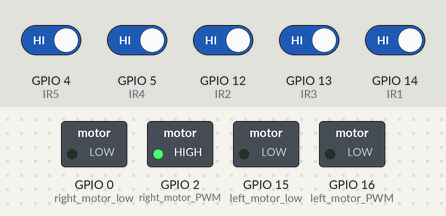
Bench run of a sketch on a simulated ESP8266 (NodeMCU). Shown: switched loads named in the sketch (green lamp = pin HIGH). The inputs (shaded band) are chosen by the test bench; at power-on: GPIO 4 (IR5), GPIO 5 (IR4), GPIO 12 (IR2), GPIO 13 (IR3), GPIO 14 (IR1) HIGH.

Above: at 1.2 s.
1.3 s: GPIO 4 (IR5) driven LOW
At 2.5 s:
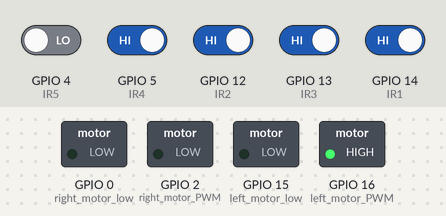
2.8 s: GPIO 5 (IR4) driven LOW
At 3.8 s:
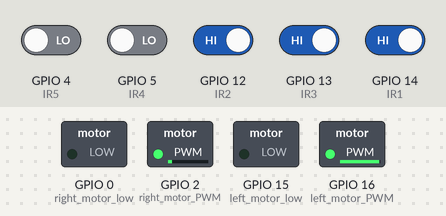
4.3 s: GPIO 13 (IR3) driven LOW
At 5.0 s:
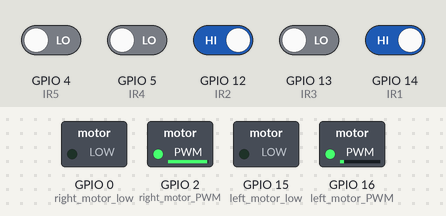
5.8 s: GPIO 14 (IR1) driven LOW
At 6.1 s:
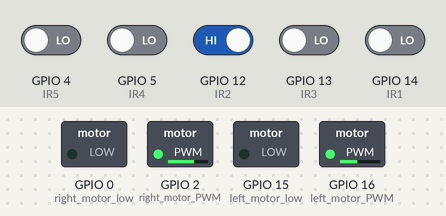
7.3 s: GPIO 13 (IR3) driven HIGH
At 8.4 s:
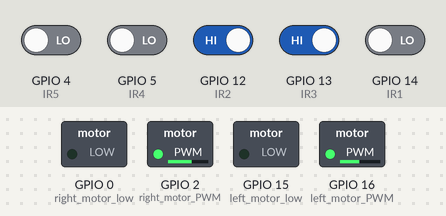
8.8 s: GPIO 14 (IR1) driven HIGH
At 9.6 s:
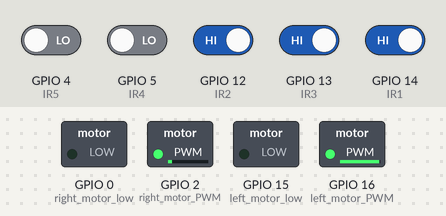
Timing chart, 0 to 11.3 s (numbered marks = the images above; inputs shaded):
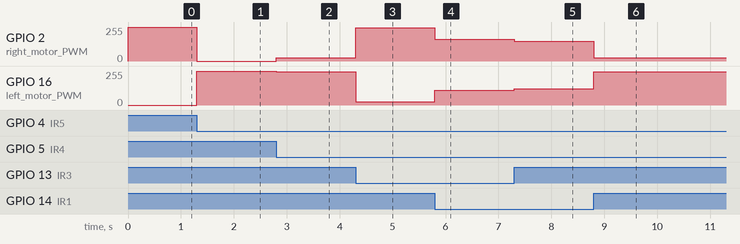

The sketch:

codexe.ino
```cpp
#include <stdio.h>
#include <math.h>
#include <ESP8266WiFi.h>
#include "FirebaseESP8266.h"

#define FIREBASE_HOST "henhungxedoduong.firebaseio.com"
#define FIREBASE_AUTH "u2BqTufkYZAlMT6HQ5NP34X5htL1WwjPZMYfThwK"
#define WIFI_SSID "cslab-505"
#define WIFI_PASSWORD "ccslab-505"

//#define WIFI_SSID "FPT Telecom-CDA6"
//#define WIFI_PASSWORD "67896789"

FirebaseData firebaseData;


#define left_motor_low 15
#define left_motor_PWM 16
#define right_motor_low 0
#define right_motor_PWM 2

#define IR1 14
#define IR2 12
#define IR3 13
#define IR4 5
#define IR5 4


int sensor[5];
int error;

int Kp = 50;
int Ki = 0;
int Kd  = 120;
int initial_motor_speed= 550;
int P , I, D;
int previous_error;
int PID_value;
int Start = 1;
int begin_error;
void connection()
{
  WiFi.begin(WIFI_SSID, WIFI_PASSWORD);
  Serial.print("Connecting to Wi-Fi");
  while (WiFi.status() != WL_CONNECTED)
  {
    Serial.print(".");
    delay(300);
  }
  Firebase.begin(FIREBASE_HOST, FIREBASE_AUTH);
}

void get_data()
{
  Firebase.getInt(firebaseData, "/Kd");
  Kd = firebaseData.floatData();
  Serial.println("Kd:");
  Serial.println(Kd);

  Firebase.getInt(firebaseData, "/Ki");
  Ki = firebaseData.floatData();
  Serial.println(Ki);

  Firebase.getInt(firebaseData, "/Kp");
  Kp = firebaseData.floatData();
  Serial.println(Kp);

  Firebase.getInt(firebaseData, "/initial_motor_speed");
  initial_motor_speed = firebaseData.floatData();
  Serial.println(initial_motor_speed);

  while(!Start){
    Firebase.getInt(firebaseData, "/Start");
    Start = firebaseData.intData();
  }
}

void setdata()
{
  Firebase.setInt(firebaseData, "/henhungxedoduong/PID/P",P);
  Firebase.setInt(firebaseData, "/henhungxedoduong/PID/I",I);
  Firebase.setInt(firebaseData, "/henhungxedoduong/PID/D",D);
  Firebase.setInt(firebaseData, "/henhungxedoduong/PID/PID_value",PID_value);
}


int get_error(){

    sensor[0] = digitalRead(IR1); // IR1 ben trai xe
    sensor[1] = digitalRead(IR2); // IR2
    sensor[2] = digitalRead(IR3); // IR3 chinh giua xe
    sensor[3] = digitalRead(IR4); // IR4
    sensor[4] = digitalRead(IR5); // IR5 ben phai xe
    int value = sensor[0] + sensor[1] + sensor[2] + sensor[3] + sensor[4];
    if (value <= 2  ){
      sensor[0] = sensor[0] ^ 1;
      sensor[1] = sensor[1] ^ 1;
      sensor[2] = sensor[2] ^ 1;
      sensor[3] = sensor[3] ^ 1;
      sensor[4] = sensor[4] ^ 1;
    }

    if((sensor[0]==1)&&(sensor[1]==1)&&(sensor[2]==1)&&(sensor[3]==1)&&(sensor[4]==0))
    error=4;
    else if((sensor[0]==1)&&(sensor[1]==1)&&(sensor[2]==1)&&(sensor[3]==0)&&(sensor[4]==0))
    error=3;
    else if((sensor[0]==1)&&(sensor[1]==1)&&(sensor[2]==1)&&(sensor[3]==0)&&(sensor[4]==1))
    error=2;
    else if((sensor[0]==1)&&(sensor[1]==1)&&(sensor[2]==0)&&(sensor[3]==0)&&(sensor[4]==1))
    error=1;
    else if((sensor[0]==1)&&(sensor[1]==1)&&(sensor[2]==0)&&(sensor[3]==1)&&(sensor[4]==1))
    error=0;
    else if((sensor[0]==1)&&(sensor[1]==0)&&(sensor[2]==0)&&(sensor[3]==1)&&(sensor[4]==1))
    error=-1;
    else if((sensor[0]==1)&&(sensor[1]==0)&&(sensor[2]==1)&&(sensor[3]==1)&&(sensor[4]==1))
    error=-2;
    else if((sensor[0]==0)&&(sensor[1]==0)&&(sensor[2]==1)&&(sensor[3]==1)&&(sensor[4]==1))
    error=-3;
    else if((sensor[0]==0)&&(sensor[1]==1)&&(sensor[2]==1)&&(sensor[3]==1)&&(sensor[4]==1))
    error=-4;
    else if((sensor[0]==1)&&(sensor[1]==1)&&(sensor[2]==1)&&(sensor[3]==1)&&(sensor[4]==1))
      {
        if(error <= 0) error=-5;
        else error=5;
      }
}
void calculate_pid()
{

    P = error; // loi
    I = I + error;
    if(P * previous_error > 8){
      Kp = 150;
    }
    else {
      Kp = 55;
    }
    D = error - previous_error ;
    PID_value = Kp * P + Ki * I  + Kd *  D;
    begin_error = previous_error; // loi cu
    previous_error=error; // loi moi
}
void motor_control()
{
      int left_motor_speed = initial_motor_speed + PID_value ;
      int right_motor_speed = initial_motor_speed - PID_value;

      constrain(left_motor_speed, 64, 1023);
      constrain(right_motor_speed,64,1023);
      //Firebase.setInt(firebaseData, "/henhungxedoduong/PID/left_motor_speed",left_motor_speed);
      //Firebase.setInt(firebaseData, "/henhungxedoduong/PID/right_motor_speed",right_motor_speed);
      digitalWrite(left_motor_low,LOW);   //Left Motor Speed
      digitalWrite(right_motor_low,LOW);  //Right Motor Speed
      analogWrite(left_motor_PWM,left_motor_speed);
      analogWrite(right_motor_PWM,right_motor_speed);
}

void setup()
{
  Serial.begin(115200);
  //set chan in_out put
  pinMode(IR1,INPUT);
  pinMode(IR2,INPUT);
  pinMode(IR3,INPUT);
  pinMode(IR4,INPUT);
  pinMode(IR5,INPUT);
  pinMode(left_motor_PWM,OUTPUT);
  pinMode(left_motor_low,OUTPUT);
  pinMode(right_motor_PWM,OUTPUT);
  pinMode(right_motor_low,OUTPUT);
  // connection();
  // get_data();
}
void loop() {
   get_error();
   calculate_pid();
   motor_control();
}
```

Measured:
- after the input at 1.3 s, GPIO 2 (right_motor_PWM): 255/255 → 0/255 at once; GPIO 16 (left_motor_PWM): 0/255 → 255/255 at once
- after the input at 2.8 s, GPIO 2 (right_motor_PWM): 0/255 → 24/255 at once; GPIO 16 (left_motor_PWM): 255/255 → 249/255 at once
- after the input at 4.3 s, GPIO 2 (right_motor_PWM): 24/255 → 249/255 at once; GPIO 16 (left_motor_PWM): 249/255 → 24/255 at once
- after the input at 5.8 s, GPIO 2 (right_motor_PWM): 249/255 → 164/255 at once; GPIO 16 (left_motor_PWM): 24/255 → 109/255 at once
- after the input at 7.3 s, GPIO 2 (right_motor_PWM): 164/255 → 150/255 at once; GPIO 16 (left_motor_PWM): 109/255 → 123/255 at once
- after the input at 8.8 s, GPIO 2 (right_motor_PWM): 150/255 → 24/255 at once; GPIO 16 (left_motor_PWM): 123/255 → 249/255 at once
